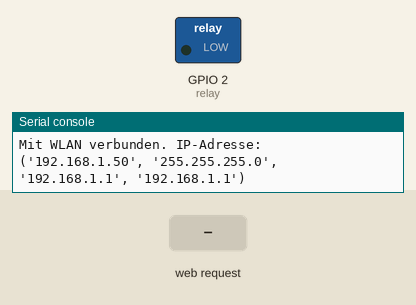
This program was run on a simulated ESP32 board running MicroPython. Parts: switched loads named in the program (green lamp = pin HIGH), the last lines printed to the serial console. The test bench sets the inputs (shaded band). WiFi joins after 1.5 s.

Above: at 2.7 s.
2.8 s: HTTP request GET /?relay=off received
At 4.0 s:
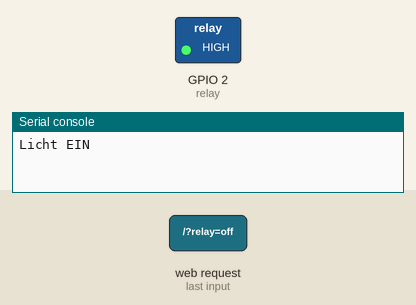
4.3 s: HTTP request GET /?relay=on received
At 5.2 s:
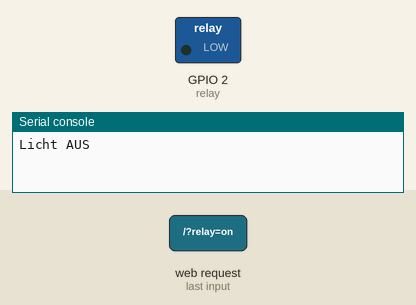
Timing chart, 0 to 7.3 s (numbered marks = the images above; inputs shaded):
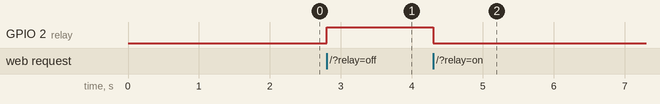

The program:

main.py
```python
"""
Board: ESP32 R32
Funktion: main.py WEB-Server schaltete die interne LED (alternativ ein Relais)
USB: CH340
https://github.com/frankyhub/Arduino-Beispiele_I/tree/master/CH341SER%20Serieller%20Treiber%20NANO
Flash: esp32-idf3-20210125-unstable-v1.13-283-g203e1d2a6.bin
https://micropython.org/download/esp32/
khf 30.01.2021

"""

def web_page():
  if relay.value() == 1:
    relay_state = ''
  else:
    relay_state = 'checked'
  html = """<html><head><meta name="viewport" content="width=device-width, initial-scale=1"><style>
  body{font-family:Arial; text-align: center; margin: 0px auto; padding-top:30px;}

  .switch{position:relative;display:inline-block;width:120px;height:68px}
  .switch input{display:none}

  .slider{position:absolute;top:0;left:0;right:0;bottom:0;background-color:#2196f3;border-radius:34px}
  .slider:before{position:absolute;content:"";height:52px;width:52px;left:60px;bottom:8px;background-color:#fff;-webkit-transition:.4s;transition:.4s;border-radius:68px}

  input:checked+.slider{background-color:#ccc}
  input:checked+.slider:before{-webkit-transform:translateX(-52px);-ms-transform:translateX(-60px);transform:translateX(-52px)}
  </style>

  <script>function toggleCheckbox(element) { var xhr = new XMLHttpRequest(); if(element.checked){ xhr.open("GET", "/?relay=on", true); }
  else { xhr.open("GET", "/?relay=off", true); } xhr.send(); }</script></head><body>
  <h1>Hauptschalter</h1>
  <label class="switch"><input type="checkbox" onchange="toggleCheckbox(this)" %s><span class="slider">
  </span></label>

  </body></html>""" % (relay_state)
  return html

s = socket.socket(socket.AF_INET, socket.SOCK_STREAM)
s.bind(('', 80))
s.listen(5)

while True:
  try:
    if gc.mem_free() < 102000:
      gc.collect()
    conn, addr = s.accept()
    conn.settimeout(3.0)
    print('Verbindung %s' % str(addr))
    request = conn.recv(1024)
    conn.settimeout(None)
    request = str(request)
    print('Inhalt = %s' % request)
    relay_on = request.find('/?relay=on')
    relay_off = request.find('/?relay=off')
    if relay_on == 6:
      print('Licht AUS')
      relay.value(0)
    if relay_off == 6:
      print('Licht EIN')
      relay.value(1)
    response = web_page()
    conn.send('HTTP/1.1 200 OK\n')
    conn.send('Content-Type: text/html\n')
    conn.send('Connection: close\n\n')
    conn.sendall(response)
    conn.close()
  except OSError as e:
    conn.close()
    print('Verbindung geschlossen')
```

boot.py
```python
"""
Board: ESP32 R32
Funktion: main.py WEB-Server schaltete die interne LED (alternativ ein Relais)
USB: CH340
https://github.com/frankyhub/Arduino-Beispiele_I/tree/master/CH341SER%20Serieller%20Treiber%20NANO
Flash: esp32-idf3-20210125-unstable-v1.13-283-g203e1d2a6.bin
https://micropython.org/download/esp32/
khf 25.01.2021

"""

try:
  import usocket as socket
except:
  import socket

from machine import Pin
import network

import esp
esp.osdebug(None)

import gc
gc.collect()

ssid = 'xxx'
password = 'xxx'

station = network.WLAN(network.STA_IF)

station.active(True)
station.connect(ssid, password)

while station.isconnected() == False:
  pass

print('Mit WLAN verbunden. IP-Adresse:')
print(station.ifconfig())

# ESP32 GPIO 26
relay = Pin(2, Pin.OUT)

# ESP8266 GPIO 5
#relay = Pin(5, Pin.OUT)
```

Measured:
- after the input at 2.8 s, GPIO 2 (relay): LOW → HIGH at once
- after the input at 4.3 s, GPIO 2 (relay): HIGH → LOW at once
